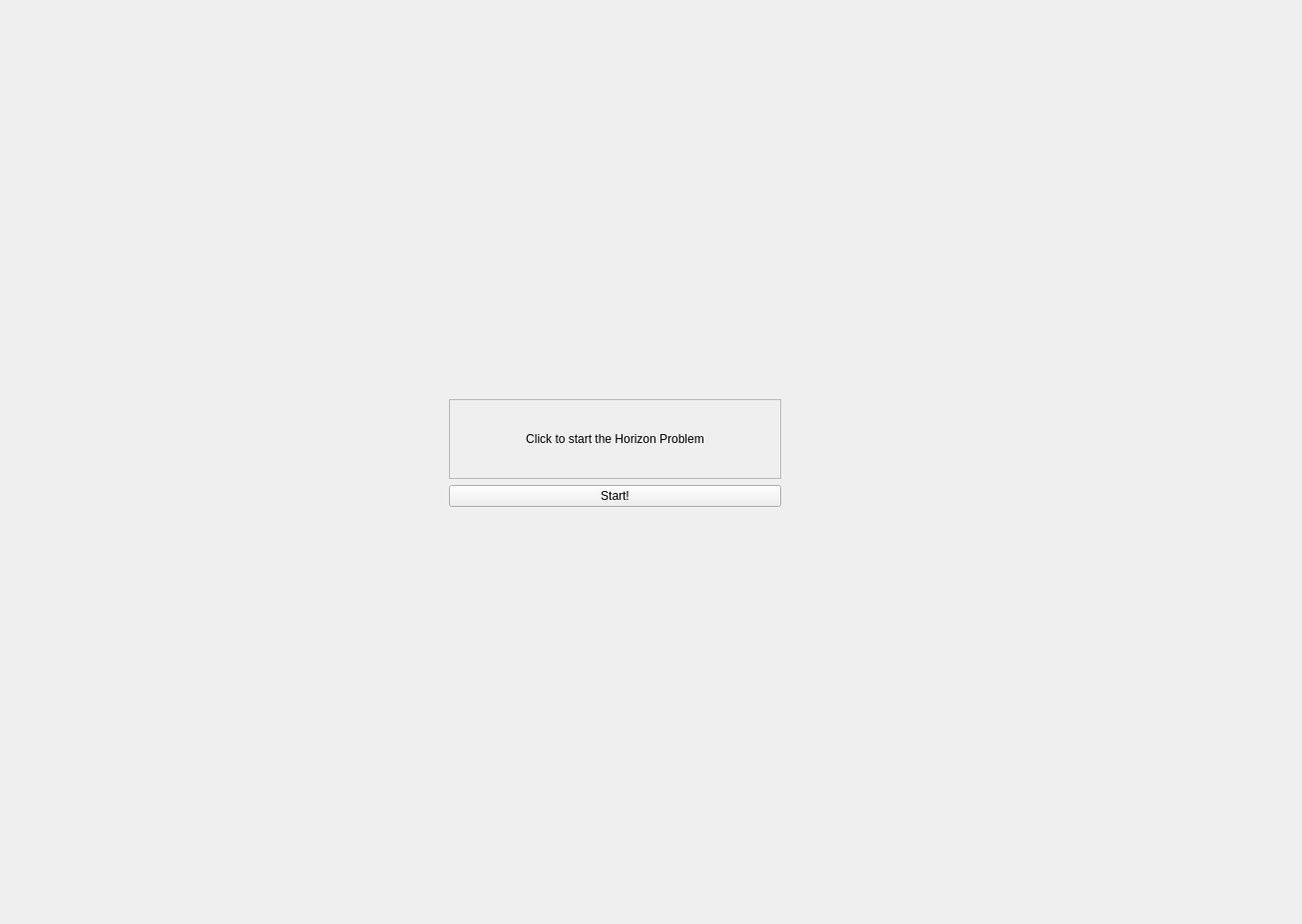
<?xml version="1.0" encoding="UTF-8"?>
<ui version="4.0">
 <class>StartingScreen</class>
 <widget class="QWidget" name="StartingScreen">
  <property name="geometry">
   <rect>
    <x>0</x>
    <y>0</y>
    <width>1305</width>
    <height>926</height>
   </rect>
  </property>
  <property name="windowTitle">
   <string>Setup</string>
  </property>
  <widget class="QWidget" name="verticalLayoutWidget">
   <property name="geometry">
    <rect>
     <x>450</x>
     <y>400</y>
     <width>333</width>
     <height>108</height>
    </rect>
   </property>
   <layout class="QVBoxLayout" name="verticalLayout">
    <item>
     <widget class="QLabel" name="setup_label">
      <property name="sizePolicy">
       <sizepolicy hsizetype="Minimum" vsizetype="Minimum">
        <horstretch>0</horstretch>
        <verstretch>0</verstretch>
       </sizepolicy>
      </property>
      <property name="frameShape">
       <enum>QFrame::StyledPanel</enum>
      </property>
      <property name="text">
       <string>Click to start the Horizon Problem</string>
      </property>
      <property name="alignment">
       <set>Qt::AlignCenter</set>
      </property>
     </widget>
    </item>
    <item>
     <widget class="QPushButton" name="setup_button">
      <property name="text">
       <string>Start!</string>
      </property>
     </widget>
    </item>
   </layout>
  </widget>
 </widget>
 <resources/>
 <connections/>
</ui>
